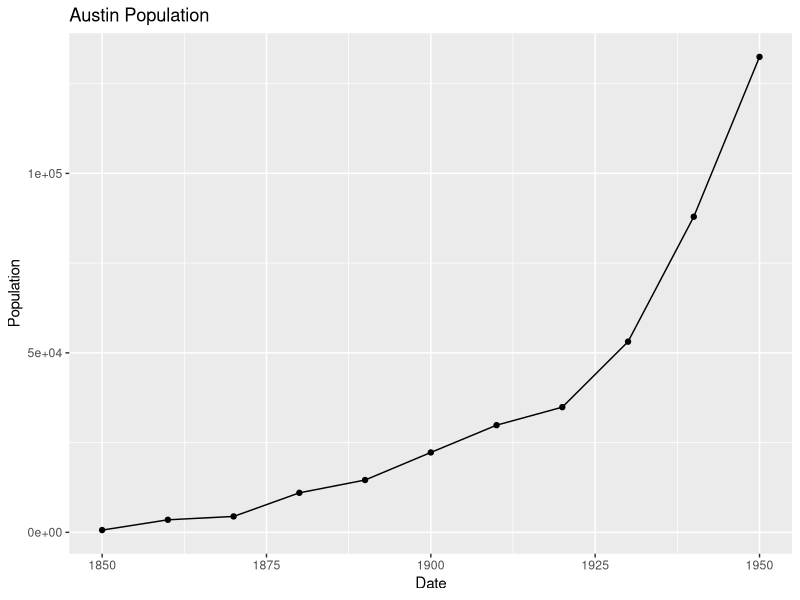
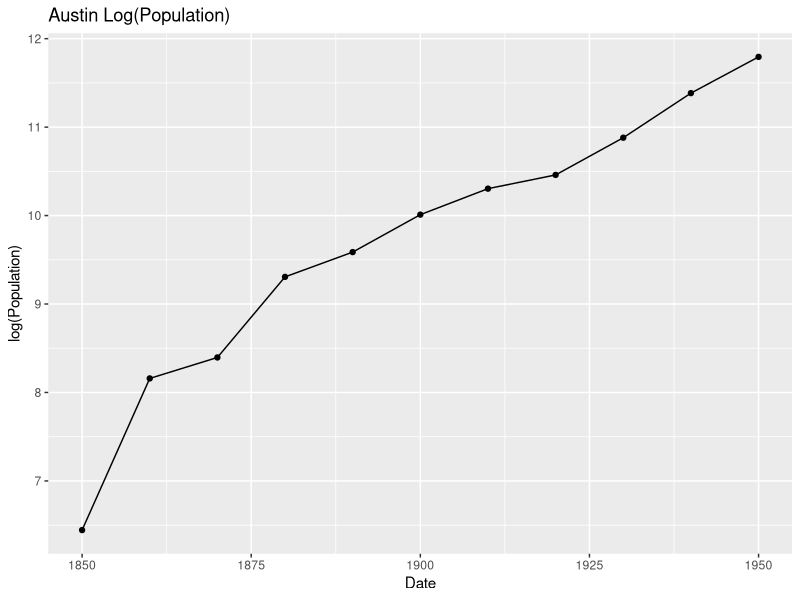
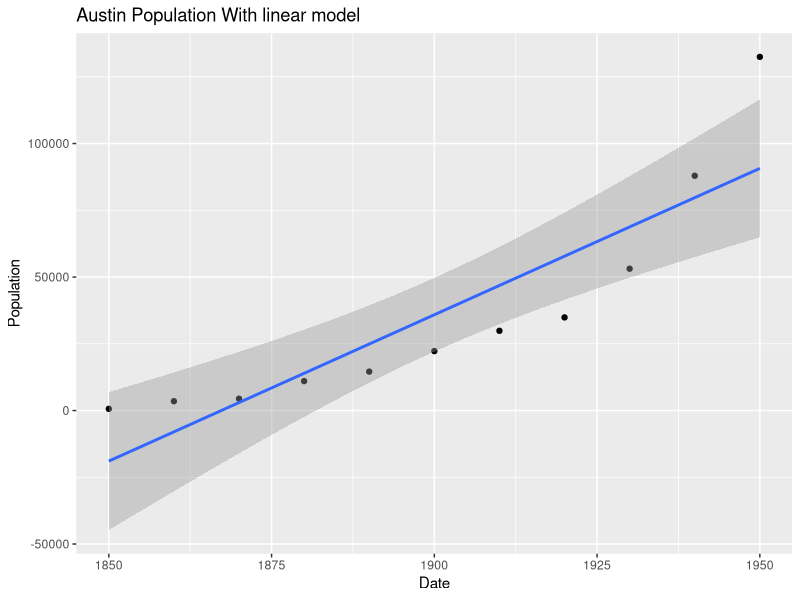
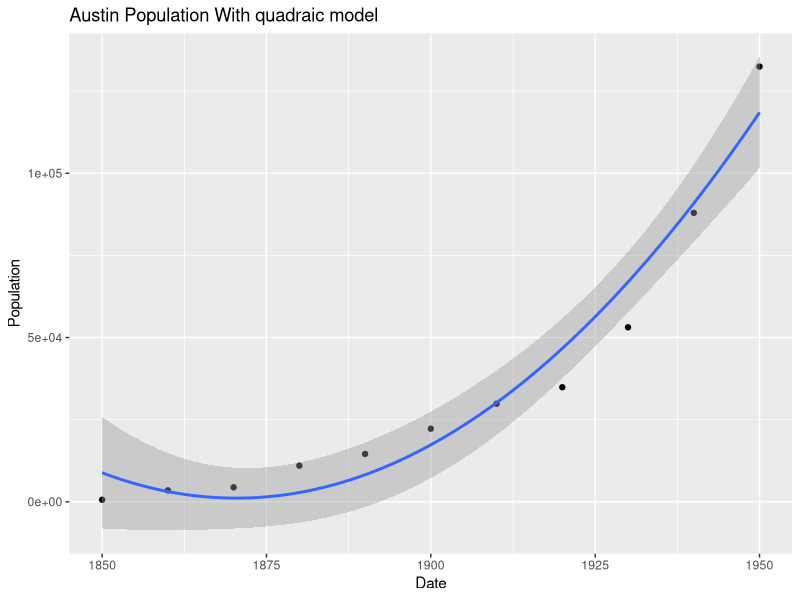
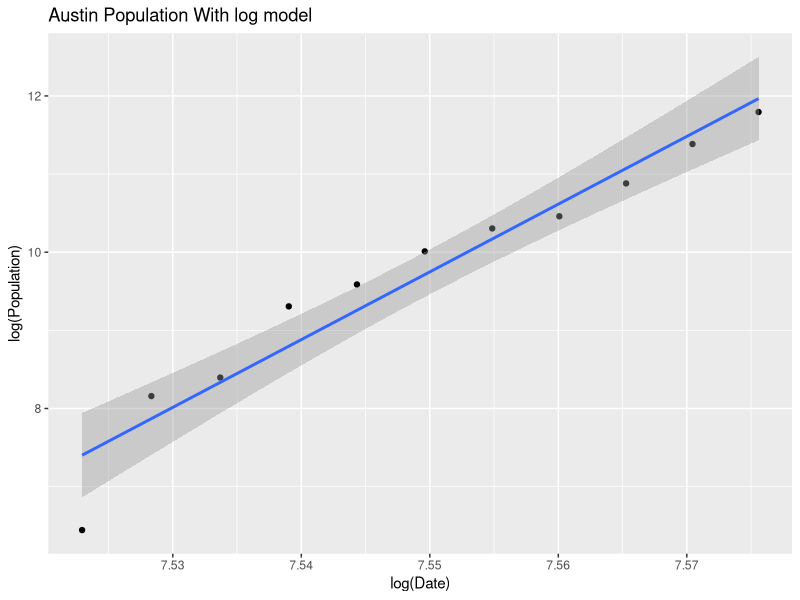
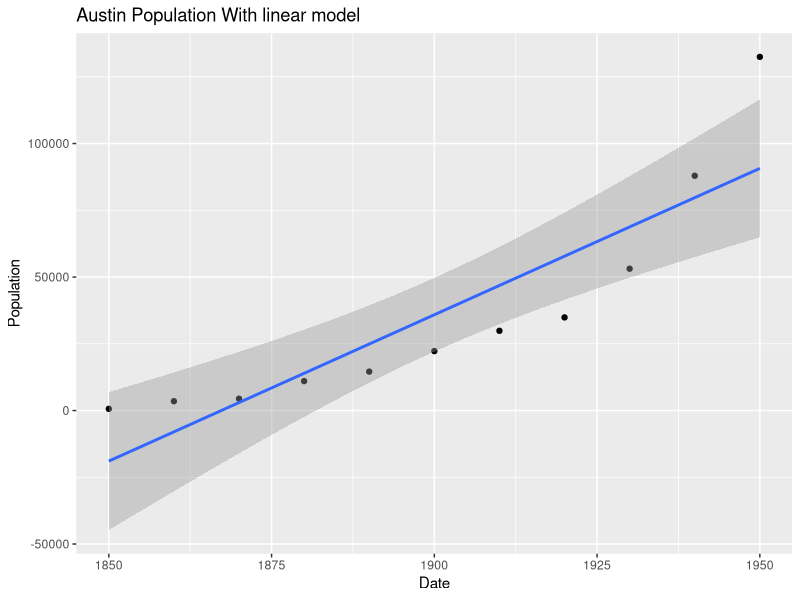
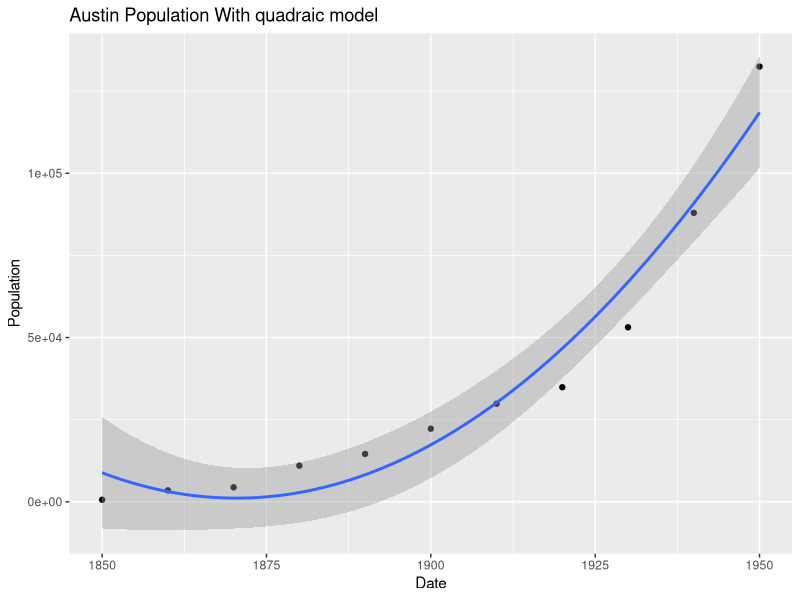
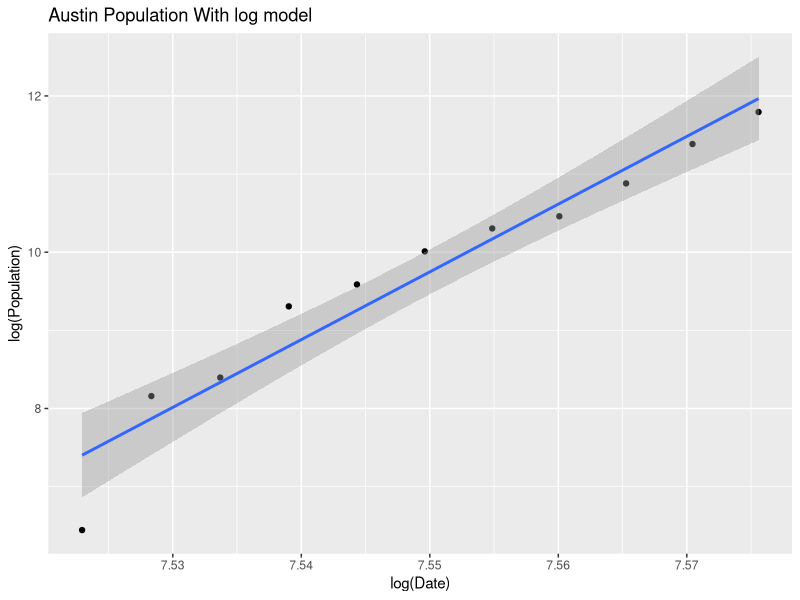

The R script that drew these images, in order:
library(ggplot2)

getwd()
setwd("C:/Users/nick/Documents/GitHub/Math489/CurveFitting")


austin <- read.csv("ausmodeldata.csv")
austintest <- read.csv("austestdata.csv")

ggplot(data = austin, aes(x = Date, y = Population)) +
  geom_point() +
  geom_line() +
  ggtitle("Austin Population")

ggplot(data = austin, aes(x = Date, y = log(Population))) +
  geom_point() +
  geom_line() +
  ggtitle("Austin Log(Population)")

lmfit <- lm(austin$Population ~ austin$Date)
quadfit <- lm(austin$Population ~ austin$Date + I(austin$Date^2))
logfit <- lm(log(austin$Population) ~ austin$Population)

ggplot(data = austin, aes(x = Date, y = Population)) +
  geom_point() +
  stat_smooth(method = "lm", formula = y~x) +
  ggtitle("Austin Population With linear model")

ggsave("austestlin.jpeg")

ggplot(data = austin, aes(x = Date, y = Population)) +
  geom_point() +
  stat_smooth(method = "lm", formula = y~ x + I(x^2)) +
  ggtitle("Austin Population With quadraic model")

ggsave("austestquad.jpeg")


ggplot(data = austin, aes(x = log(Date), y = log(Population))) +
  geom_point() +
  stat_smooth(method = "lm", formula = y~ x) +
  ggtitle("Austin Population With log model")

ggsave("austestlog.jpeg")

summary(lmfit)

predict(lmfit, austintest)

